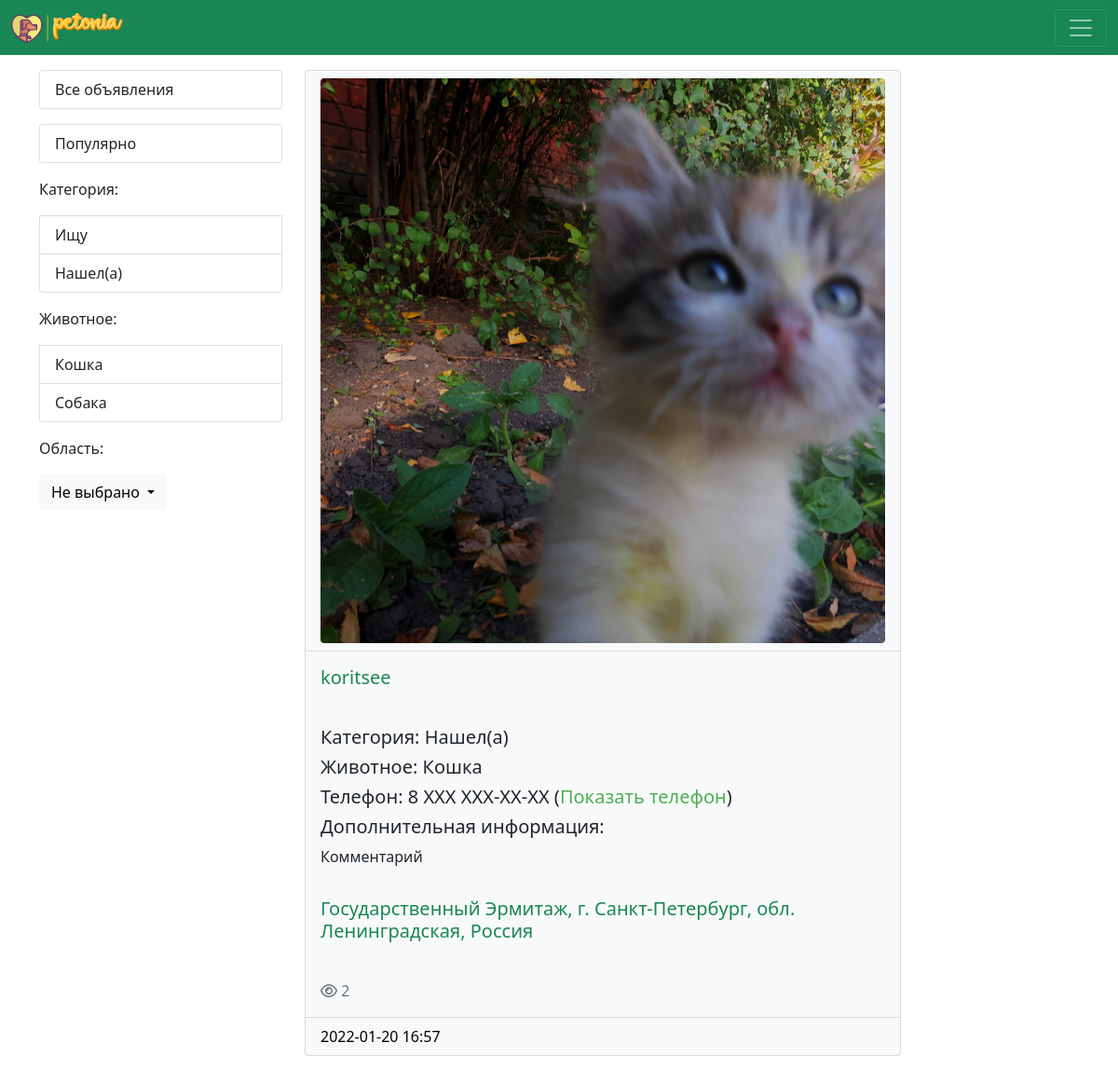
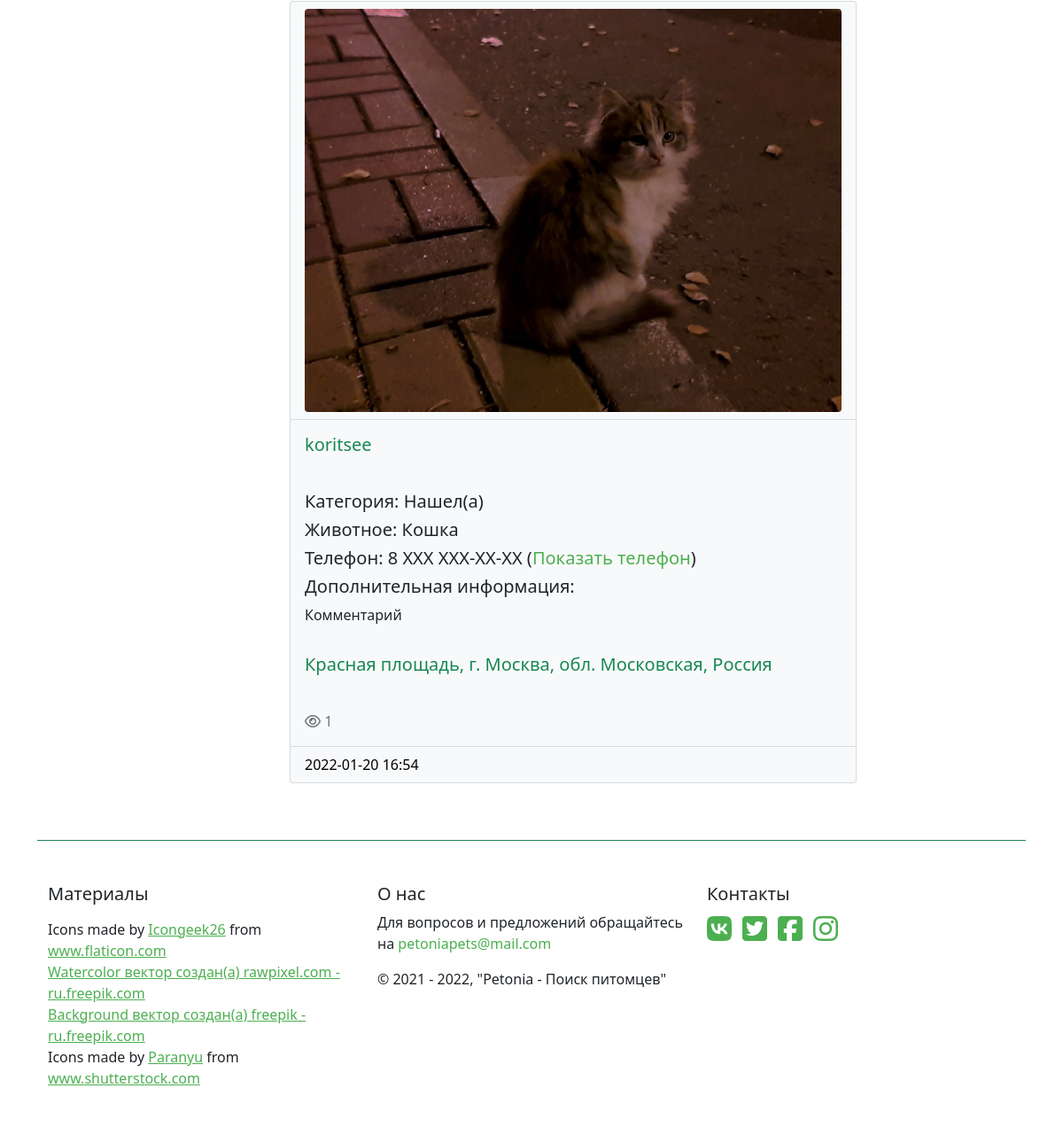
The page /post/popular/ on the database its author committed (2 pictures, top to bottom).
### petonia_app/models.py (models this page shows, shortened)
class Search(models.Model):
    looking_for = models.CharField(max_length=50, db_index=True, verbose_name='Наименование категории')
    def __str__(self):
        return self.looking_for
    class Meta:
        verbose_name = 'Категория'
        verbose_name_plural = 'Категории'
        ordering = ['looking_for']

class Animal(models.Model):
    animal_name = models.CharField(max_length=50, db_index=True, verbose_name='Вид животного')
    def __str__(self):
        return self.animal_name
    class Meta:
        verbose_name = 'Животное'
        verbose_name_plural = 'Животные'
        ordering = ['animal_name']

class Marker(models.Model):
    search = models.ForeignKey('Search', on_delete=models.PROTECT, null=True, verbose_name='Категория')
    animal = models.ForeignKey('Animal', on_delete=models.PROTECT, null=True, verbose_name='Животное')
    name = models.CharField(max_length=150, verbose_name='Имя')
    telephone = models.CharField(max_length=16, verbose_name='Телефон')
    street = models.CharField(max_length=150, verbose_name='Улица/Место')
    city = models.CharField(max_length=100, verbose_name='Город')
    region = models.ForeignKey('Region', on_delete=models.PROTECT, null=True, verbose_name='Область')
    country = models.CharField(max_length=100, verbose_name='Страна')
    comment = models.TextField(blank=True, verbose_name='Комментарий')
    photo = models.ImageField(upload_to='photos/%Y/%m/%d/', verbose_name='Фото', blank=True)
    created_at = models.DateTimeField(auto_now_add=True, verbose_name='Дата создания')
    views = models.IntegerField(default=0, verbose_name='Просмотры')
    class Meta:
        verbose_name = 'Метка'
        verbose_name_plural = 'Метки'
        ordering = ['-created_at']

class Region(models.Model):
    reg_name = models.CharField(max_length=50, db_index=True, verbose_name='Название области')
    def __str__(self):
        return self.reg_name
    class Meta:
        verbose_name = 'Область'
        verbose_name_plural = 'Области'
        ordering = ['reg_name']

### petonia_app/views.py (the view)
# urls.py: path('post/popular/', get_popular, name='popular'),
def get_popular(request, cnt=10):
    marker = Marker.objects.order_by('-views')[:cnt]
    animals = Animal.objects.all()
    regions = Region.objects.all()
    categories = Search.objects.all()
    context = {'marker': marker, 'animals': animals, 'regions': regions, 'categories': categories}
    return render(request, template_name='petonia_app/popular.html', context=context)

### petonia_app/templates/petonia_app/popular.html (shortened to what this page needs)
{% extends 'base.html' %}
{% block content %}
<div class="container mt-3">
    <div class="row">
        <div class="col-md-3">
            {% load cache %}
            {% cache 600 sidebar %}
            <div class="list-group mb-3">
                <a href="{% url 'board' %}" class="list-group-item list-group-item-action">Все объявления</a>
            </div>
            <div class="list-group mb-3">
                <a href="{% url 'popular' %}" class="list-group-item list-group-item-action">Популярно</a>
            </div>
            <div class="list-group mb-3">
                <p>Категория:</p>
                {% for item in categories %}
                <a href="{% url 'category' item.pk %}" class="list-group-item list-group-item-action">{{ item.looking_for }}</a>
                {% endfor %}
            </div>
            <div class="list-group mb-3">
                <p>Животное:</p>
                {% for item in animals %}
                <a href="{% url 'animal' item.pk %}" class="list-group-item list-group-item-action">{{ item.animal_name }}</a>
                {% endfor %}
            </div>
            <div class="dropdown">
                <p>Область:</p>
                <button class="btn btn-light dropdown-toggle" type="button" id="dropdownMenuButton1"
                        data-bs-toggle="dropdown" aria-expanded="false">
                    Не выбрано
                </button>
            </div>
            {% endcache %}
        </div>
        <div class="col-md-9">
            {% load cache %}
            {% cache 10 post_popular %}
            {% for item in marker %}
            <div class="card text-dark bg-light mb-3" style="max-width: 40rem;">
                <a class="post-line" href="{% url 'post' item.pk %}">
                    <div class="card-header bg-transparent">
                        {% if item.photo %}
                        <img src="{{ item.photo.url }}" class="card-img-top rounded"> <br>
                        {% endif %}
                    </div>
                    <div class="card-body text-success">
                        <h5 class="card-title">{{ item.name }}</h5>
                    </div>
                    <div class="card-body text-dark">
                        <h5 class="card-title">Категория: {{ item.search }}</h5>
                        <h5 class="card-title">Животное: {{ item.animal }}</h5>
                        <h5 class="card-title">Телефон: 8 XXX XXX-XX-XX (<span
                                class="footer-green">Показать телефон</span>)</h5>
                        {% if item.comment %}
                        <h5 class="card-title">Дополнительная информация:</h5>
                        <p class="card-text">{{ item.comment }}</p>
                        {% endif %}
                    </div>
                    <div class="card-body text-success">
                        <h5 class="card-title">{{ item.street }}, г. {{ item.city }}, обл. {{ item.region }}, {{ item.country }}</h5>
                    </div>
                    <div class="card-body text-secondary">
                        <i class="fa fa-eye" aria-hidden="true"></i> {{ item.views }}
                    </div>
                    <div class="card-footer bg-transparent">{{ item.created_at|date:"Y-m-d H:i" }}</div>
                </a>
            </div>
            {% endfor %}
            {% endcache %}
        </div>
    </div>
</div>
{% endblock %}

### petonia/static/css/stl06.css (style rules this page uses)
.post-line { display:inline-block; text-decoration: none; }
.card-footer { color: #000; }
.footer-green { color: #4CAF50; }

### rows shown on the page
Search: looking_for "Ищу"
Search: looking_for "Нашел(а)"
Animal: animal_name "Кошка"
Animal: animal_name "Собака"
Marker: photo (picture), name "koritsee", search "Нашел(а)", animal "Кошка", comment "Комментарий", street "Государственный Эрмитаж", city "Санкт-Петербург", region "Ленинградская", country "Россия", views "2", created_at "2022-01-20 16:57"
Marker: photo (picture), name "koritsee", search "Нашел(а)", animal "Кошка", comment "Комментарий", street "Красная площадь", city "Москва", region "Московская", country "Россия", views "1", created_at "2022-01-20 16:54"
